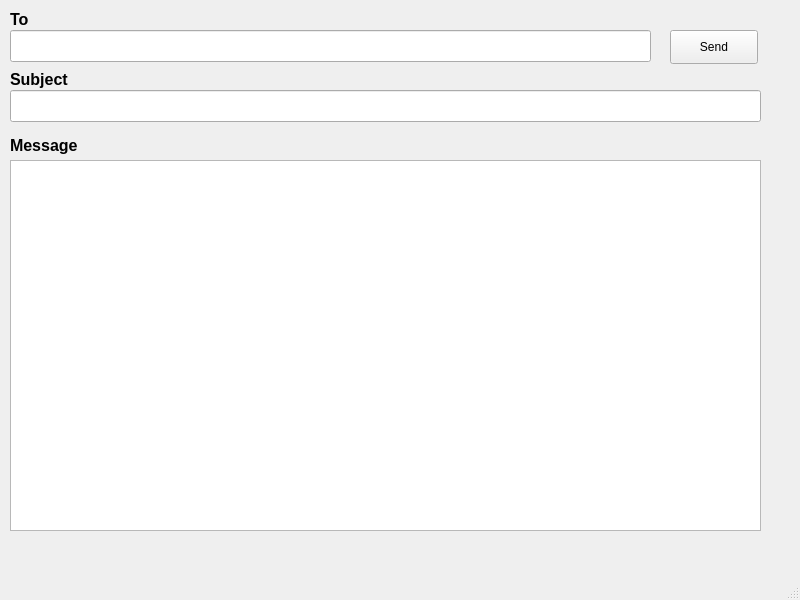
<?xml version="1.0" encoding="UTF-8"?>
<ui version="4.0">
 <class>MainWindow</class>
 <widget class="QMainWindow" name="MainWindow">
  <property name="geometry">
   <rect>
    <x>0</x>
    <y>0</y>
    <width>800</width>
    <height>600</height>
   </rect>
  </property>
  <property name="windowTitle">
   <string>MainWindow</string>
  </property>
  <widget class="QWidget" name="centralwidget">
   <widget class="QLineEdit" name="lineEdit">
    <property name="geometry">
     <rect>
      <x>10</x>
      <y>30</y>
      <width>641</width>
      <height>32</height>
     </rect>
    </property>
    <property name="text">
     <string/>
    </property>
   </widget>
   <widget class="QLineEdit" name="lineEdit_2">
    <property name="geometry">
     <rect>
      <x>10</x>
      <y>90</y>
      <width>751</width>
      <height>32</height>
     </rect>
    </property>
   </widget>
   <widget class="QLabel" name="label">
    <property name="geometry">
     <rect>
      <x>10</x>
      <y>10</y>
      <width>59</width>
      <height>18</height>
     </rect>
    </property>
    <property name="font">
     <font>
      <pointsize>12</pointsize>
      <weight>75</weight>
      <bold>true</bold>
     </font>
    </property>
    <property name="text">
     <string>To</string>
    </property>
   </widget>
   <widget class="QLabel" name="label_2">
    <property name="geometry">
     <rect>
      <x>10</x>
      <y>70</y>
      <width>59</width>
      <height>18</height>
     </rect>
    </property>
    <property name="font">
     <font>
      <pointsize>12</pointsize>
      <weight>75</weight>
      <bold>true</bold>
     </font>
    </property>
    <property name="text">
     <string>Subject</string>
    </property>
   </widget>
   <widget class="QLabel" name="label_3">
    <property name="geometry">
     <rect>
      <x>10</x>
      <y>130</y>
      <width>71</width>
      <height>31</height>
     </rect>
    </property>
    <property name="font">
     <font>
      <pointsize>12</pointsize>
      <weight>75</weight>
      <bold>true</bold>
     </font>
    </property>
    <property name="text">
     <string>Message</string>
    </property>
   </widget>
   <widget class="QTextEdit" name="textEdit">
    <property name="geometry">
     <rect>
      <x>10</x>
      <y>160</y>
      <width>751</width>
      <height>371</height>
     </rect>
    </property>
   </widget>
   <widget class="QPushButton" name="pushButton">
    <property name="geometry">
     <rect>
      <x>670</x>
      <y>30</y>
      <width>88</width>
      <height>34</height>
     </rect>
    </property>
    <property name="text">
     <string>Send</string>
    </property>
   </widget>
  </widget>
  <widget class="QMenuBar" name="menubar">
   <property name="geometry">
    <rect>
     <x>0</x>
     <y>0</y>
     <width>800</width>
     <height>30</height>
    </rect>
   </property>
  </widget>
  <widget class="QStatusBar" name="statusbar"/>
 </widget>
 <resources/>
 <connections/>
</ui>
